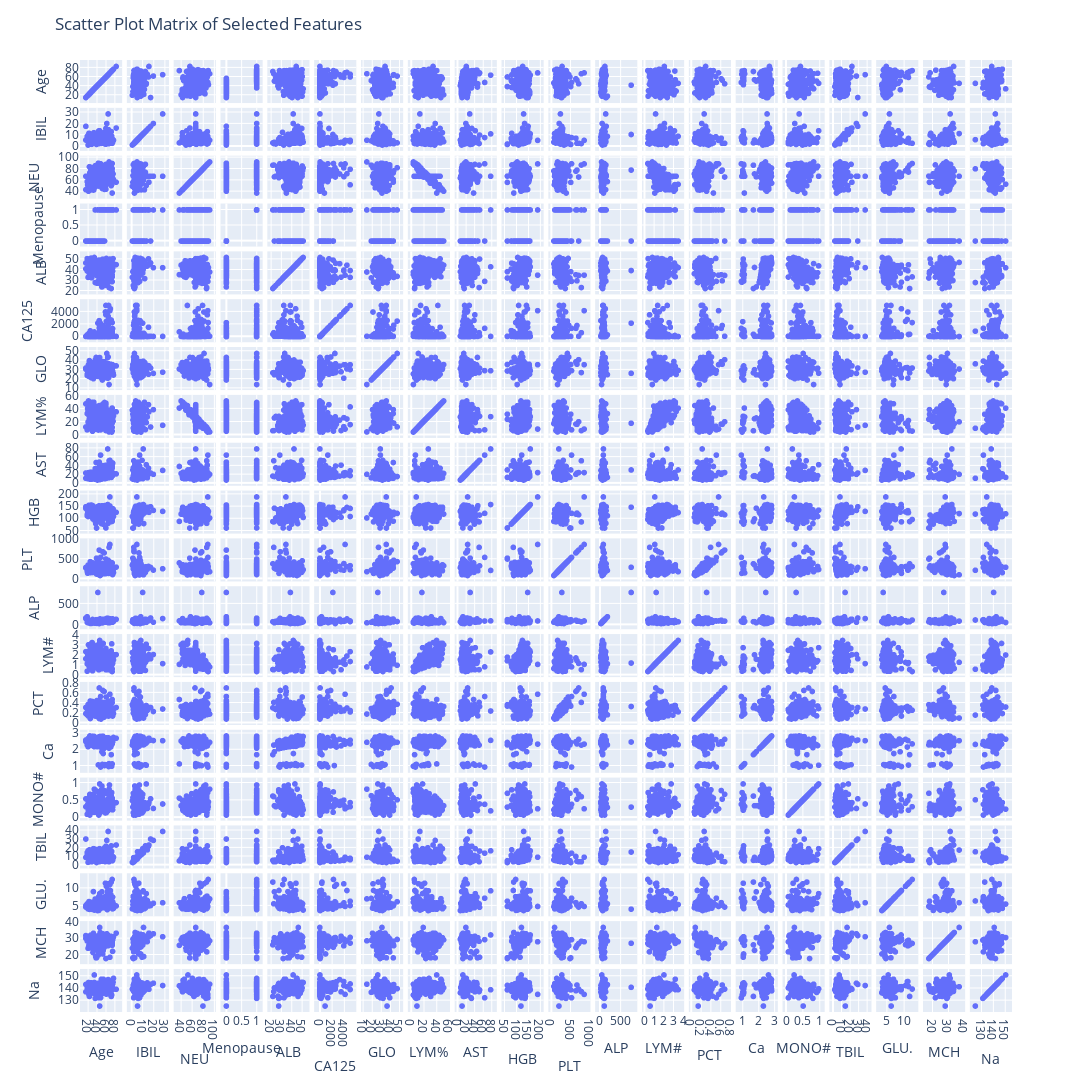

Notebook source saved alongside this figure:
### Markdown cell above
Based on the available data, and the correlation result above, it is safe to say that women are at a higher risk of developing ovarian cancer as they age. The top three factors are Age (51%), Menopause (46%), and Albumin (38%) respectively, with the least three factors being Calcium (19%), Carcinoembryonic antigen (17%), and Carbohydrate antigen 19-9 (15%).

### Code cell
fig = px.scatter_matrix(
    df_cancer[top_features],
    dimensions=top_features,
    width=1200,
    height=1500
)
fig.update_layout(
    title='Scatter Plot Matrix of Selected Features'
)
fig.show()

### Figure 1 — Plotly figure (JSON) as saved in the notebook; plotly's stock layout.template omitted (floating-point values rounded to 4 significant figures; data arrays with more than 128 entries replaced by an {"elided": "..."} marker saying what was removed)
{"data": [{"dimensions": [{"axis": {"matches": true}, "label": "Age", "values": {"elided": "349 int values"}}, {"axis": {"matches": true}, "label": "IBIL", "values": {"elided": "349 float values"}}, {"axis": {"matches": true}, "label": "NEU", "values": {"elided": "349 float values"}}, {"axis": {"matches": true}, "label": "Menopause", "values": {"elided": "349 int values"}}, {"axis": {"matches": true}, "label": "ALB", "values": {"elided": "349 float values"}}, {"axis": {"matches": true}, "label": "CA125", "values": {"elided": "349 float values"}}, {"axis": {"matches": true}, "label": "GLO", "values": {"elided": "349 float values"}}, {"axis": {"matches": true}, "label": "LYM%", "values": {"elided": "349 float values"}}, {"axis": {"matches": true}, "label": "AST", "values": {"elided": "349 int values"}}, {"axis": {"matches": true}, "label": "HGB", "values": {"elided": "349 float values"}}, {"axis": {"matches": true}, "label": "PLT", "values": {"elided": "349 int values"}}, {"axis": {"matches": true}, "label": "ALP", "values": {"elided": "349 int values"}}, {"axis": {"matches": true}, "label": "LYM#", "values": {"elided": "349 float values"}}, {"axis": {"matches": true}, "label": "PCT", "values": {"elided": "349 float values"}}, {"axis": {"matches": true}, "label": "Ca", "values": {"elided": "349 float values"}}, {"axis": {"matches": true}, "label": "MONO#", "values": {"elided": "349 float values"}}, {"axis": {"matches": true}, "label": "TBIL", "values": {"elided": "349 float values"}}, {"axis": {"matches": true}, "label": "GLU.", "values": {"elided": "349 float values"}}, {"axis": {"matches": true}, "label": "MCH", "values": {"elided": "349 float values"}}, {"axis": {"matches": true}, "label": "Na", "values": {"elided": "349 float values"}}], "hovertemplate": "%{xaxis.title.text}=%{x}<br>%{yaxis.title.text}=%{y}<extra></extra>", "legendgroup": "", "marker": {"color": "#636efa", "symbol": "circle"}, "name": "", "showlegend": false, "type": "splom"}], "layout": {"dragmode": "select", "height": 1500, "legend": {"tracegroupgap": 0}, "margin": {"t": 60}, "title": {"text": "Scatter Plot Matrix of Selected Features"}, "width": 1200, "xaxis": {"autorange": true, "range": [3.088, 94.91], "type": "linear"}, "xaxis10": {"autorange": true, "range": [39.52, 211.3], "type": "linear"}, "xaxis11": {"autorange": true, "range": [-65.09, 1007.0], "type": "linear"}, "xaxis12": {"autorange": true, "range": [-103.1, 892.1], "type": "linear"}, "xaxis13": {"autorange": true, "range": [-0.2001, 4.04], "type": "linear"}, "xaxis14": {"autorange": true, "range": [-0.03861, 0.7986], "type": "linear"}, "xaxis15": {"autorange": true, "range": [0.5854, 3.165], "type": "linear"}, "xaxis16": {"autorange": true, "range": [-0.08766, 1.128], "type": "linear"}, "xaxis17": {"autorange": true, "range": [-3.771, 44.57], "type": "linear"}, "xaxis18": {"autorange": true, "range": [2.016, 13.99], "type": "linear"}, "xaxis19": {"autorange": true, "range": [14.35, 40.15], "type": "linear"}, "xaxis2": {"autorange": true, "range": [-3.8, 33.2], "type": "linear"}, "xaxis20": {"autorange": true, "range": [120.6, 155.2], "type": "linear"}, "xaxis3": {"autorange": true, "range": [27.6, 101.6], "type": "linear"}, "xaxis4": {"autorange": true, "range": [-0.1752, 1.175], "type": "linear"}, "xaxis5": {"autorange": true, "range": [16.83, 56.67], "type": "linear"}, "xaxis6": {"autorange": true, "range": [-871.5, 5875.0], "type": "linear"}, "xaxis7": {"autorange": true, "range": [8.232, 53.47], "type": "linear"}, "xaxis8": {"autorange": true, "range": [-4.456, 59.96], "type": "linear"}, "xaxis9": {"autorange": true, "range": [-5.438, 90.44], "type": "linear"}, "yaxis": {"autorange": true, "range": [3.088, 94.91], "type": "linear"}, "yaxis10": {"autorange": true, "range": [39.52, 211.3], "type": "linear"}, "yaxis11": {"autorange": true, "range": [-65.09, 1007.0], "type": "linear"}, "yaxis12": {"autorange": true, "range": [-103.1, 892.1], "type": "linear"}, "yaxis13": {"autorange": true, "range": [-0.2001, 4.04], "type": "linear"}, "yaxis14": {"autorange": true, "range": [-0.03861, 0.7986], "type": "linear"}, "yaxis15": {"autorange": true, "range": [0.5854, 3.165], "type": "linear"}, "yaxis16": {"autorange": true, "range": [-0.08766, 1.128], "type": "linear"}, "yaxis17": {"autorange": true, "range": [-3.771, 44.57], "type": "linear"}, "yaxis18": {"autorange": true, "range": [2.016, 13.99], "type": "linear"}, "yaxis19": {"autorange": true, "range": [14.35, 40.15], "type": "linear"}, "yaxis2": {"autorange": true, "range": [-3.8, 33.2], "type": "linear"}, "yaxis20": {"autorange": true, "range": [120.6, 155.2], "type": "linear"}, "yaxis3": {"autorange": true, "range": [27.6, 101.6], "type": "linear"}, "yaxis4": {"autorange": true, "range": [-0.1752, 1.175], "type": "linear"}, "yaxis5": {"autorange": true, "range": [16.83, 56.67], "type": "linear"}, "yaxis6": {"autorange": true, "range": [-871.5, 5875.0], "type": "linear"}, "yaxis7": {"autorange": true, "range": [8.232, 53.47], "type": "linear"}, "yaxis8": {"autorange": true, "range": [-4.456, 59.96], "type": "linear"}, "yaxis9": {"autorange": true, "range": [-5.438, 90.44], "type": "linear"}}}
